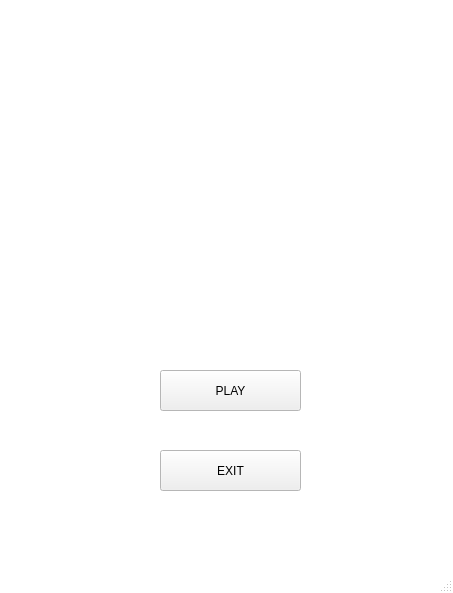
<?xml version="1.0" encoding="UTF-8"?>
<ui version="4.0">
 <class>MainMenu</class>
 <widget class="QMainWindow" name="MainMenu">
  <property name="geometry">
   <rect>
    <x>0</x>
    <y>0</y>
    <width>453</width>
    <height>593</height>
   </rect>
  </property>
  <property name="palette">
   <palette>
    <active>
     <colorrole role="Window">
      <brush brushstyle="SolidPattern">
       <color alpha="255">
        <red>255</red>
        <green>255</green>
        <blue>255</blue>
       </color>
      </brush>
     </colorrole>
    </active>
    <inactive>
     <colorrole role="Window">
      <brush brushstyle="SolidPattern">
       <color alpha="255">
        <red>255</red>
        <green>255</green>
        <blue>255</blue>
       </color>
      </brush>
     </colorrole>
    </inactive>
    <disabled>
     <colorrole role="Base">
      <brush brushstyle="SolidPattern">
       <color alpha="255">
        <red>255</red>
        <green>255</green>
        <blue>255</blue>
       </color>
      </brush>
     </colorrole>
     <colorrole role="Window">
      <brush brushstyle="SolidPattern">
       <color alpha="255">
        <red>255</red>
        <green>255</green>
        <blue>255</blue>
       </color>
      </brush>
     </colorrole>
    </disabled>
   </palette>
  </property>
  <property name="windowTitle">
   <string>MainMenu</string>
  </property>
  <widget class="QWidget" name="centralwidget">
   <widget class="QLabel" name="mainMenuLogo">
    <property name="geometry">
     <rect>
      <x>110</x>
      <y>20</y>
      <width>221</width>
      <height>241</height>
     </rect>
    </property>
    <property name="text">
     <string/>
    </property>
    <property name="pixmap">
     <pixmap>Resources/blackJackLogo.jpg</pixmap>
    </property>
   </widget>
   <widget class="QPushButton" name="exitButton1">
    <property name="geometry">
     <rect>
      <x>160</x>
      <y>450</y>
      <width>141</width>
      <height>41</height>
     </rect>
    </property>
    <property name="text">
     <string>EXIT</string>
    </property>
   </widget>
   <widget class="QPushButton" name="playButton">
    <property name="geometry">
     <rect>
      <x>160</x>
      <y>370</y>
      <width>141</width>
      <height>41</height>
     </rect>
    </property>
    <property name="text">
     <string>PLAY</string>
    </property>
   </widget>
  </widget>
  <widget class="QMenuBar" name="menubar">
   <property name="geometry">
    <rect>
     <x>0</x>
     <y>0</y>
     <width>453</width>
     <height>21</height>
    </rect>
   </property>
  </widget>
  <widget class="QStatusBar" name="statusbar"/>
 </widget>
 <resources/>
 <connections/>
</ui>
